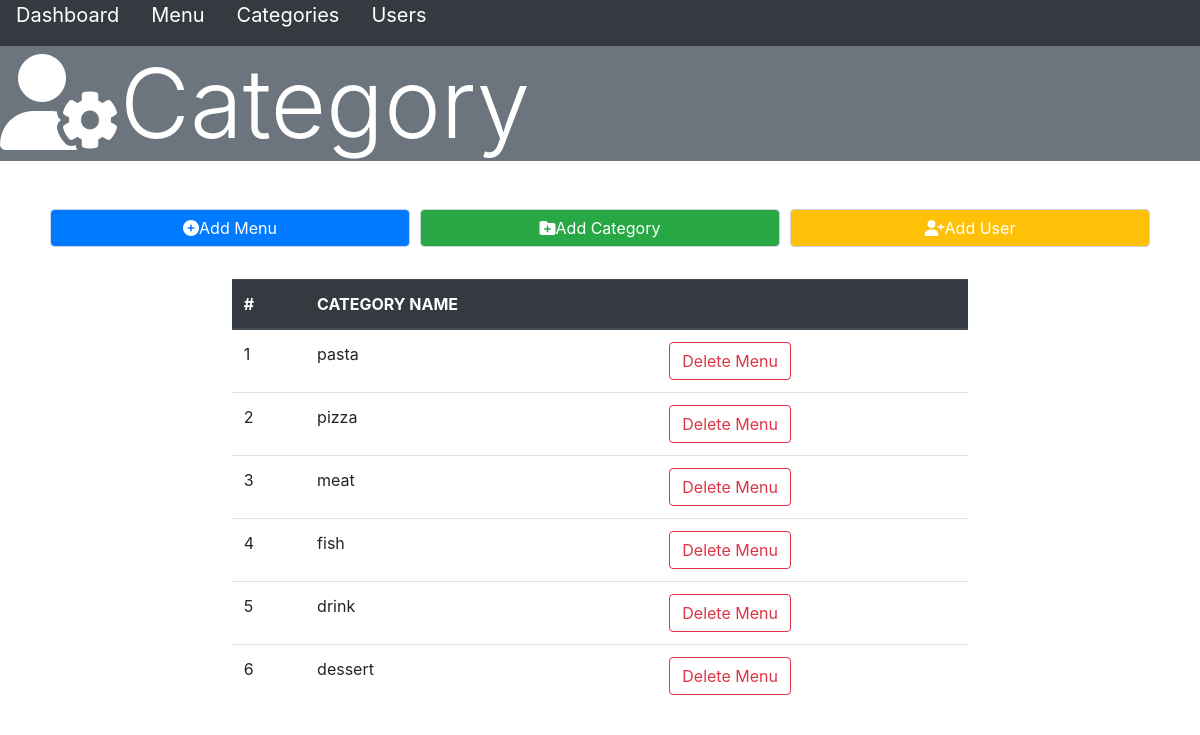
Screenshot of /UI/categoryList.php with the database file from the repository.
### tables this page shows
CREATE TABLE `categories` (
  `category_id` int(11) NOT NULL,
  `category_name` varchar(50) NOT NULL
);

### class/database.php (called while the page is built, shortened)
<?php
    class Database{
        private $servername = "localhost";
        private $db_username = "root";
        private $db_password = "";
        private $database = "my_portfolio";
        public function __construct(){
            $this->conn = new mysqli($this->servername,$this->db_username,$this->db_password,$this->database);
            return $this->conn;
        }
    }
?>

### categoryAction.php (called while the page is built, shortened)
<?php
    require_once 'class/categories.php';
    $category = new Categories();
?>

### class/categories.php (called while the page is built, shortened)
<?php
    require_once 'database.php';
    class Categories extends Database{
        public function displayCategory(){
            $sql = "SELECT * FROM categories";
            $result = $this->conn->query($sql);
            $rows = array();
            if($result->num_rows > 0){
                while($row = $result->fetch_assoc()){
                    $rows[] = $row;
                }
                return $rows;
            }
        }
    }
?>

### UI/categoryList.php (the view)
<?php
    include 'adminheader.php';
?>
<div class="container-fluid m-0 p-0">
                    <h1 class="display-1 bg-secondary text-white"><i class="fas fa-user-cog"></i>Category</h1>
    </div>
    <div class="container">
                <div class="form-row mx-auto mt-5">
                    <div class="form-group col-md-4">
                        <a href="addMenu.php"><p class="form-control text-center bg-primary text-white"><i class="fas fa-plus-circle"></i>Add Menu</p></a>
                    </div>
                    <div class="form-group col-md-4">
                        <a href="addCategory.php"><p class="form-control text-center bg-success text-white"><i class="fas fa-folder-plus"></i>Add Category</p></a>
                    </div>
                    <div class="form-group col-md-4">
                        <a href="register.php"><p class="form-control text-center bg-warning text-white"><i class="fas fa-user-plus"></i>Add User</p></a>
                    </div>
                </div>
    </div>
    <div class="container">
        <div class="form-row d-flex justify-content-center">
            <div class="form-group col-md-8">
            <table class="table table-hover">
                <thead class="thead thead-dark text-uppercase">
                    <th>#</th>
                    <th>category Name</th>
                    <th></th>
                </thead>
                <tbody>
                    <?php
                         $categoryList = $category->displayCategory();
                         foreach($categoryList as $category){
                             $category_id = $category['category_id'];
                        echo "
                            <tr>
                                <td>".$category['category_id']."</td>
                                <td>".$category['category_name']."</td>
                                <td><a href='deleteCategory.php?category_id=$category_id' role='button' class='btn btn-outline-danger'>Delete Menu</a></td>
                            </tr>
                        ";
                         }
                    ?>
                </tbody>
            </table>
            </div>
</body>
</html>

### rows the page displays
categories: category_id "1", category_name "pasta"
categories: category_id "2", category_name "pizza"
categories: category_id "3", category_name "meat"
categories: category_id "4", category_name "fish"
categories: category_id "5", category_name "drink"
categories: category_id "6", category_name "dessert"
